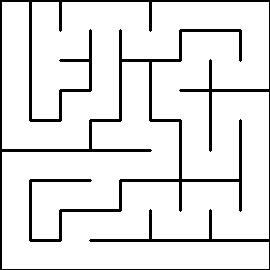
#> input picture image_to_maze/maze_visualization.jpg, 270 x 270 px, given in place of skew5.jpg, which was not available
$ python old_v_04_03_2025.py
#> lines starting #> are read from the running program, lines starting #| are printed output that depends on the picture; after the words box and inside, x2 and y2 are one past the last pixel; in counts of white or black regions, pixels touching at a corner belong together; pictures that were not available may be replaced by others from this repository, and a replacement may not be noted
#> (reads image_to_maze/config.json from the repository)
import cv2
import numpy as np
import argparse
import matplotlib.pyplot as plt
import os
import json

def preprocess_image(image_path):
#> called with image_path = 'inputs/skew5.jpg'
    img = cv2.imread(image_path)
#> img is the input picture: shape (270, 270, 3); min 0, max 255, mean 229.4
    if img is None:
        raise ValueError(f"Could not read image at {image_path}")

    # Resize image if too large while maintaining aspect ratio
    max_dimension = 1000
    height, width = img.shape[:2]
    if max(height, width) > max_dimension:
        scale = max_dimension / max(height, width)
        img = cv2.resize(img, None, fx=scale, fy=scale)

    # Enhanced preprocessing
    gray = cv2.cvtColor(img, cv2.COLOR_BGR2GRAY)
    blurred = cv2.GaussianBlur(gray, (5, 5), 0)
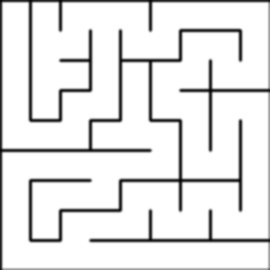
#> blurred: shape (270, 270); min 4, max 255, mean 230.1

    # Adaptive thresholding instead of simple thresholding
    binary = cv2.adaptiveThreshold(blurred, 255, cv2.ADAPTIVE_THRESH_GAUSSIAN_C,
                                 cv2.THRESH_BINARY_INV, 11, 2)
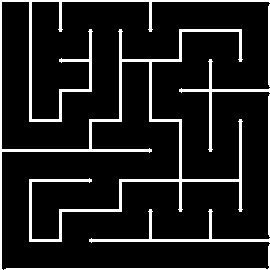
#> binary: shape (270, 270); 10.8% white; 6 white regions, box (x1, y1, x2, y2) and area: (0, 0, 270, 270) 5600, (89, 209, 270, 243) 731, (4, 244, 270, 270) 572, (179, 59, 270, 152) 551, (268, 94, 270, 237) 282, (268, 4, 270, 87) 162

    # Clean up noise
    kernel = np.ones((3,3), np.uint8)
    binary = cv2.morphologyEx(binary, cv2.MORPH_CLOSE, kernel)
#> binary: shape (270, 270); 10.8% white; 1 white region, box (x1, y1, x2, y2) and area: (0, 0, 270, 270) 7908
    binary = cv2.morphologyEx(binary, cv2.MORPH_OPEN, kernel)
#> binary: shape (270, 270); 10.8% white; 6 white regions

    return img, binary, gray

def detect_grid_size_improved(binary_img, gray_img, debug=False):
    """
    Improved method to detect the maze's grid size (5x5, 9x9, or 16x16).
    Uses multiple approaches and cross-validates the results.
    """
#> called with debug = True
    # Get image dimensions
    h, w = binary_img.shape

    # Method 1: Find contours to get the maze boundary
    contours, _ = cv2.findContours(binary_img.copy(), cv2.RETR_EXTERNAL, cv2.CHAIN_APPROX_SIMPLE)
#> contours = 6 contours; box (x1, y1, x2, y2) and area: (0, 0, 270, 270) 3557, (89, 209, 270, 242) 482, (179, 59, 270, 152) 362, (6, 246, 270, 270) 286, (268, 96, 270, 235) 138, (268, 6, 270, 85) 78

    if not contours:
        raise ValueError("No contours found in the image")

    # Get the main contour (the maze boundary)
    main_contour = max(contours, key=cv2.contourArea)
#> main_contour = contour of 124 points, box (x1, y1, x2, y2) (0, 0, 270, 270), area 3557
    x, y, w, h = cv2.boundingRect(main_contour)
#> x = 0; y = 0

    # Crop the image to the maze boundaries
    maze_binary = binary_img[y:y+h, x:x+w].copy()
    maze_gray = gray_img[y:y+h, x:x+w].copy()

    # Method 2: Use edge detection and Hough transform for line detection
    edges = cv2.Canny(maze_binary, 50, 150, apertureSize=3)
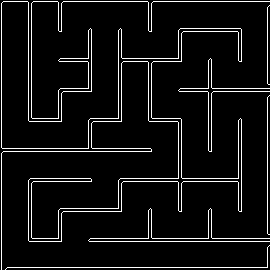
#> edges: shape (270, 270); 6.6% white in thin lines or dots

    # Detect lines using probabilistic Hough transform
    min_line_length = min(w, h) // 16  # Make this smaller to detect more lines
#> min_line_length = 16
    lines = cv2.HoughLinesP(edges, 1, np.pi/180, threshold=40,
                           minLineLength=min_line_length, maxLineGap=10)
#> lines = 45 rows, first 6: [3, 1, 269, 1], [1, 269, 1, 3], [7, 267, 267, 267], [267, 266, 267, 7], [28, 120, 28, 2], [31, 121, 31, 3]

    if lines is None:
        lines = cv2.HoughLinesP(edges, 1, np.pi/180, threshold=30,
                               minLineLength=min_line_length//2, maxLineGap=30)
        if lines is None:
            raise ValueError("Could not detect grid lines in the maze")

    # Method 3: Use adaptive thresholding for better edge detection
    if debug:
        # Draw all detected lines on a debug image
        debug_img = cv2.cvtColor(maze_binary.copy(), cv2.COLOR_GRAY2BGR)
#> debug_img: shape (270, 270, 3); 10.8% white; 6 white regions, box (x1, y1, x2, y2) and area: (0, 0, 270, 270) 5576, (89, 209, 270, 242) 723, (6, 246, 270, 270) 572, (179, 59, 270, 152) 543, (268, 96, 270, 235) 278, (268, 6, 270, 85) 158
        for line in lines:
            x1, y1, x2, y2 = line[0]
            cv2.line(debug_img, (x1, y1), (x2, y2), (0, 0, 255), 1)
#> this loop made 45 passes
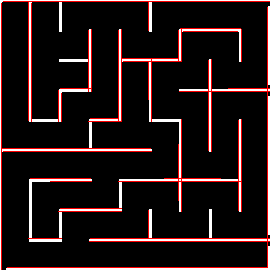
#> debug_img: shape (270, 270, 3); mean B, G, R 20.2, 20.2, 34.1
        cv2.imwrite("detected_lines.jpg", debug_img)

    # Categorize lines as horizontal or vertical
    horizontal_lines = []
    vertical_lines = []

    for line in lines:
        x1, y1, x2, y2 = line[0]
        # Calculate angle of the line
        angle = np.abs(np.arctan2(y2 - y1, x2 - x1) * 180 / np.pi)

        # Horizontal lines (angle close to 0 or 180 degrees)
        if angle < 30 or angle > 150:
            horizontal_lines.append((y1 + y2) // 2)  # y-coordinate
        # Vertical lines (angle close to 90 degrees)
        elif 60 < angle < 120:
            vertical_lines.append((x1 + x2) // 2)  # x-coordinate
#> this loop made 45 passes
#> (x1, y1, x2, y2, angle) on passes 1 to 8: (3, 1, 269, 1, 0), (1, 269, 1, 3, 90), (7, 267, 267, 267, 0), (267, 266, 267, 7, 90), (28, 120, 28, 2, 90), (31, 121, 31, 3, 90), (28, 238, 61, 238, 0), (2, 148, 150, 148, 0)
#> after the loop, horizontal_lines = [1, 267, 238, 148, 241, 178, 181, 151, 91, 238, 88, 181, 61, 118, 121, 88, 58, 208, 211, 178, 28, 31]; vertical_lines = [1, 267, 28, 31, 121, 208, 178, 118, 151, 211, 148, 241, 238, 181, 61, 58, 91, 88, 178, 148, 241, 181, 148]

    # Group similar coordinates to handle slight variations
    def group_coordinates(coords, threshold=None):
        if not coords:
            return []
        if threshold is None:
            threshold = min(w, h) // 30  # Adaptive threshold based on image size
#> threshold = 9
        coords = sorted(coords)
#> coords = [1, 28, 31, 58, 61, 88, 88, 91, 118, 121, 148, 151, 178, 178, 181, 181, 208, 211, 238, 238, 241, 267]
        groups = [[coords[0]]]
#> groups = [[1]]
        for coord in coords[1:]:
            if coord - groups[-1][-1] <= threshold:
                groups[-1].append(coord)
            else:
                groups.append([coord])
#> this loop made 21 passes
#> coord on passes 1 to 8: 28, 31, 58, 61, 88, 88, 91, 118
#> after the loop, groups = [[1], [28, 31], [58, 61], [88, 88, 91], [118, 121], [148, 151], [178, 178, 181, 181], [208, 211], [238, 238, 241], [267]]
        return [sum(group) // len(group) for group in groups]

    # Group similar coordinates
    horizontal_positions = group_coordinates(horizontal_lines)
#> horizontal_positions = [1, 29, 59, 89, 119, 149, 179, 209, 239, 267]
    vertical_positions = group_coordinates(vertical_lines)
#> the loop in group_coordinates (call 2), `for coord in coords[1:]:` made 22 passes
#> vertical_positions = [1, 29, 59, 89, 119, 148, 179, 209, 240, 267]

    if debug:
        # Create a debug image showing the grouped line positions
        debug_img2 = cv2.cvtColor(maze_binary.copy(), cv2.COLOR_GRAY2BGR)
        for y in horizontal_positions:
            cv2.line(debug_img2, (0, y), (w, y), (0, 255, 0), 1)
#> this loop made 10 passes
#> y on passes 2 to 9: 29, 59, 89, 119, 149, 179, 209, 239
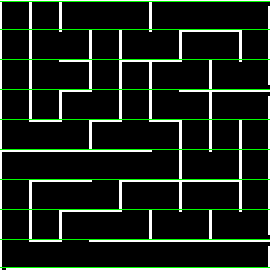
#> debug_img2: shape (270, 270, 3); mean B, G, R 22.7, 32.1, 22.7
        for x in vertical_positions:
            cv2.line(debug_img2, (x, 0), (x, h), (255, 0, 0), 1)
#> this loop made 10 passes
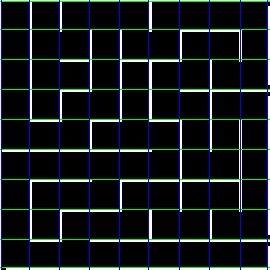
#> debug_img2: shape (270, 270, 3); 3.7% of pixels changed, all inside (x1, y1, x2, y2) = (1, 0, 268, 270)
        cv2.imwrite("grouped_lines.jpg", debug_img2)

    # Method 4: Cell counting approach
    # Calculate approximate cell size
    cell_width = w // len(vertical_positions) if vertical_positions else w
#> cell_width = 27
    cell_height = h // len(horizontal_positions) if horizontal_positions else h
#> cell_height = 27
#> (the rest of the program and of its run is left out)
